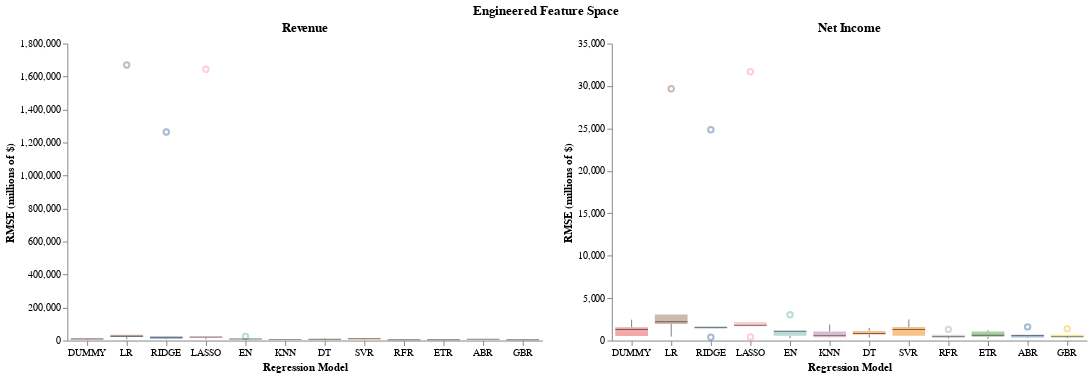

The notebook cell saved with this chart:
### Code cell
full_chart2 = (rev_chart2 | ear_chart2).properties(
    title=alt.TitleParams('Engineered Feature Space', anchor='middle'))
full_chart2.configure_view(stroke=None)

### Figure 1 — Vega-Lite specification as saved in the notebook (floating-point values rounded to 4 significant figures)
{"config": {"view": {"continuousWidth": 300, "continuousHeight": 300, "stroke": null}}, "hconcat": [{"data": {"name": "data-2c83f61367b9a9bb2e094c91e7aa6c70"}, "mark": {"type": "boxplot", "median": {"color": "black", "strokeWidth": 3}, "opacity": 0.5, "size": 33}, "encoding": {"color": {"field": "model", "legend": null, "type": "nominal"}, "x": {"axis": {"grid": false, "labelAngle": 0}, "field": "model", "sort": ["DUMMY", "LR", "RIDGE", "LASSO", "EN", "KNN", "DT", "SVR", "RFR", "ETR", "ABR", "GBR"], "title": "Regression Model", "type": "nominal"}, "y": {"axis": {"grid": false}, "field": "rmse", "title": "RMSE (millions of $)", "type": "quantitative"}}, "height": 300, "title": "Revenue", "width": 480}, {"data": {"name": "data-06e326e392af70619e4648dd0601b941"}, "mark": {"type": "boxplot", "median": {"color": "black", "strokeWidth": 3}, "opacity": 0.5, "size": 33}, "encoding": {"color": {"field": "model", "legend": null, "type": "nominal"}, "x": {"axis": {"grid": false, "labelAngle": 0}, "field": "model", "sort": ["DUMMY", "LR", "RIDGE", "LASSO", "EN", "KNN", "DT", "SVR", "RFR", "ETR", "ABR", "GBR"], "title": "Regression Model", "type": "nominal"}, "y": {"axis": {"grid": false}, "field": "rmse", "title": "RMSE (millions of $)", "type": "quantitative"}}, "height": 300, "title": "Net Income", "width": 480}], "title": {"text": "Engineered Feature Space", "anchor": "middle"}, "$schema": "https://vega.github.io/schema/vega-lite/v5.20.1.json", "datasets": {"data-2c83f61367b9a9bb2e094c91e7aa6c70": [{"model": "DUMMY", "rmse": 10180.0}, {"model": "DUMMY", "rmse": 13140.0}, {"model": "DUMMY", "rmse": 5387.0}, {"model": "DUMMY", "rmse": 11970.0}, {"model": "DUMMY", "rmse": 7235.0}, {"model": "LR", "rmse": 34540.0}, {"model": "LR", "rmse": 21820.0}, {"model": "LR", "rmse": 1670000.0}, {"model": "LR", "rmse": 26720.0}, {"model": "LR", "rmse": 7470.0}, {"model": "RIDGE", "rmse": 12120.0}, {"model": "RIDGE", "rmse": 17580.0}, {"model": "RIDGE", "rmse": 1264000.0}, {"model": "RIDGE", "rmse": 25370.0}, {"model": "RIDGE", "rmse": 6523.0}, {"model": "LASSO", "rmse": 15280.0}, {"model": "LASSO", "rmse": 21560.0}, {"model": "LASSO", "rmse": 1644000.0}, {"model": "LASSO", "rmse": 21490.0}, {"model": "LASSO", "rmse": 6859.0}, {"model": "EN", "rmse": 8677.0}, {"model": "EN", "rmse": 9067.0}, {"model": "EN", "rmse": 24800.0}, {"model": "EN", "rmse": 10460.0}, {"model": "EN", "rmse": 6132.0}, {"model": "KNN", "rmse": 7209.0}, {"model": "KNN", "rmse": 10070.0}, {"model": "KNN", "rmse": 5156.0}, {"model": "KNN", "rmse": 8395.0}, {"model": "KNN", "rmse": 6041.0}, {"model": "DT", "rmse": 4862.0}, {"model": "DT", "rmse": 11550.0}, {"model": "DT", "rmse": 7378.0}, {"model": "DT", "rmse": 9120.0}, {"model": "DT", "rmse": 6208.0}, {"model": "SVR", "rmse": 10470.0}, {"model": "SVR", "rmse": 13480.0}, {"model": "SVR", "rmse": 5556.0}, {"model": "SVR", "rmse": 12210.0}, {"model": "SVR", "rmse": 7364.0}, {"model": "RFR", "rmse": 5142.0}, {"model": "RFR", "rmse": 6781.0}, {"model": "RFR", "rmse": 4882.0}, {"model": "RFR", "rmse": 6899.0}, {"model": "RFR", "rmse": 4753.0}, {"model": "ETR", "rmse": 5399.0}, {"model": "ETR", "rmse": 7564.0}, {"model": "ETR", "rmse": 4215.0}, {"model": "ETR", "rmse": 6395.0}, {"model": "ETR", "rmse": 4230.0}, {"model": "ABR", "rmse": 8420.0}, {"model": "ABR", "rmse": 8203.0}, {"model": "ABR", "rmse": 7246.0}, {"model": "ABR", "rmse": 7825.0}, {"model": "ABR", "rmse": 7728.0}, {"model": "GBR", "rmse": 4964.0}, {"model": "GBR", "rmse": 7372.0}, {"model": "GBR", "rmse": 4598.0}, {"model": "GBR", "rmse": 6344.0}, {"model": "GBR", "rmse": 4137.0}], "data-06e326e392af70619e4648dd0601b941": [{"model": "DUMMY", "rmse": 1574.0}, {"model": "DUMMY", "rmse": 2461.0}, {"model": "DUMMY", "rmse": 538.8}, {"model": "DUMMY", "rmse": 1290.0}, {"model": "DUMMY", "rmse": 550.8}, {"model": "LR", "rmse": 1956.0}, {"model": "LR", "rmse": 2226.0}, {"model": "LR", "rmse": 29680.0}, {"model": "LR", "rmse": 3066.0}, {"model": "LR", "rmse": 465.6}, {"model": "RIDGE", "rmse": 1645.0}, {"model": "RIDGE", "rmse": 1516.0}, {"model": "RIDGE", "rmse": 24840.0}, {"model": "RIDGE", "rmse": 1502.0}, {"model": "RIDGE", "rmse": 395.3}, {"model": "LASSO", "rmse": 1800.0}, {"model": "LASSO", "rmse": 1688.0}, {"model": "LASSO", "rmse": 31680.0}, {"model": "LASSO", "rmse": 2184.0}, {"model": "LASSO", "rmse": 412.6}, {"model": "EN", "rmse": 1145.0}, {"model": "EN", "rmse": 1107.0}, {"model": "EN", "rmse": 3033.0}, {"model": "EN", "rmse": 567.3}, {"model": "EN", "rmse": 280.5}, {"model": "KNN", "rmse": 1072.0}, {"model": "KNN", "rmse": 1900.0}, {"model": "KNN", "rmse": 397.5}, {"model": "KNN", "rmse": 581.6}, {"model": "KNN", "rmse": 365.3}, {"model": "DT", "rmse": 705.0}, {"model": "DT", "rmse": 1140.0}, {"model": "DT", "rmse": 1470.0}, {"model": "DT", "rmse": 825.0}, {"model": "DT", "rmse": 346.5}, {"model": "SVR", "rmse": 1591.0}, {"model": "SVR", "rmse": 2494.0}, {"model": "SVR", "rmse": 555.0}, {"model": "SVR", "rmse": 1306.0}, {"model": "SVR", "rmse": 555.4}, {"model": "RFR", "rmse": 681.2}, {"model": "RFR", "rmse": 1316.0}, {"model": "RFR", "rmse": 447.4}, {"model": "RFR", "rmse": 399.2}, {"model": "RFR", "rmse": 236.8}, {"model": "ETR", "rmse": 1068.0}, {"model": "ETR", "rmse": 1221.0}, {"model": "ETR", "rmse": 615.6}, {"model": "ETR", "rmse": 440.5}, {"model": "ETR", "rmse": 205.8}, {"model": "ABR", "rmse": 694.9}, {"model": "ABR", "rmse": 1610.0}, {"model": "ABR", "rmse": 311.1}, {"model": "ABR", "rmse": 582.0}, {"model": "ABR", "rmse": 372.2}, {"model": "GBR", "rmse": 675.6}, {"model": "GBR", "rmse": 1401.0}, {"model": "GBR", "rmse": 416.1}, {"model": "GBR", "rmse": 460.9}, {"model": "GBR", "rmse": 302.6}]}}
